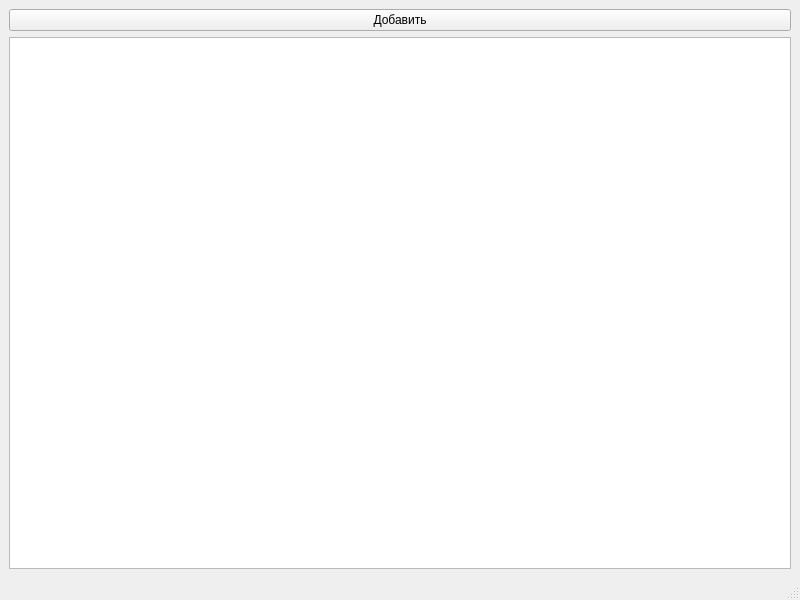
<?xml version="1.0" encoding="UTF-8"?>
<ui version="4.0">
 <class>MainWindow</class>
 <widget class="QMainWindow" name="MainWindow">
  <property name="geometry">
   <rect>
    <x>0</x>
    <y>0</y>
    <width>800</width>
    <height>600</height>
   </rect>
  </property>
  <property name="windowTitle">
   <string>MainWindow</string>
  </property>
  <widget class="QWidget" name="centralwidget">
   <layout class="QGridLayout" name="gridLayout_2">
    <item row="0" column="0">
     <layout class="QGridLayout" name="gridLayout">
      <item row="1" column="0" colspan="2">
       <widget class="QTableWidget" name="table"/>
      </item>
      <item row="0" column="0" colspan="2">
       <widget class="QPushButton" name="addbutton">
        <property name="text">
         <string>Добавить</string>
        </property>
       </widget>
      </item>
     </layout>
    </item>
   </layout>
  </widget>
  <widget class="QMenuBar" name="menubar">
   <property name="geometry">
    <rect>
     <x>0</x>
     <y>0</y>
     <width>800</width>
     <height>21</height>
    </rect>
   </property>
  </widget>
  <widget class="QStatusBar" name="statusbar"/>
 </widget>
 <resources/>
 <connections/>
</ui>
